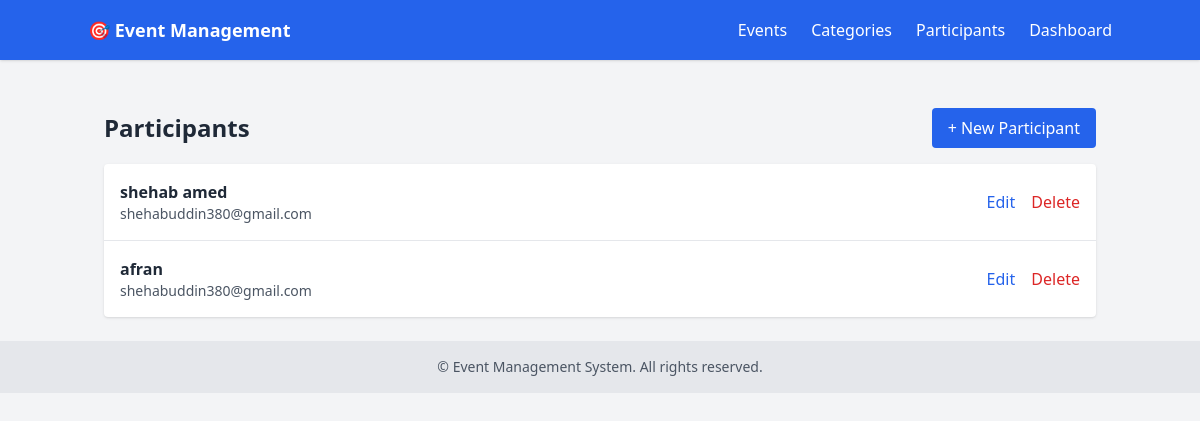
Page /participants/ on the committed database.
### tasks/models.py (models this page shows, shortened)
class Participant(models.Model):
    name = models.CharField(max_length=100)
    email = models.EmailField()
    events = models.ManyToManyField(Event, related_name='participants')

### tasks/views.py (the view)
# urls.py: path('participants/', views.participant_list, name='participant_list'),
def participant_list(request):
    participants = Participant.objects.all()
    return render(request, 'tasks/participant_list.html', {'participants': participants})

### tasks/templates/tasks/participant_list.html (shortened to what this page needs)
{% extends "tasks/base.html" %}
{% block content %}
<div class="flex justify-between items-center mb-4">
    <h1 class="text-2xl font-bold">Participants</h1>
    <a href="{% url 'participant_create' %}" class="bg-blue-600 text-white px-4 py-2 rounded hover:bg-blue-700">+ New Participant</a>
</div>
<ul class="bg-white rounded shadow divide-y">
    {% for participant in participants %}
    <li class="p-4 flex justify-between items-center">
        <div>
            <p class="font-semibold">{{ participant.name }}</p>
            <p class="text-sm text-gray-600">{{ participant.email }}</p>
        </div>
        <div class="space-x-3">
            <a href="{% url 'participant_edit' participant.pk %}" class="text-blue-600 hover:underline">Edit</a>
            <a href="{% url 'participant_delete' participant.pk %}" class="text-red-600 hover:underline">Delete</a>
        </div>
    </li>
    {% empty %}
    <li class="p-4 text-gray-500">No participants yet.</li>
    {% endfor %}
</ul>
{% endblock %}

### rows in the picture
Participant: name "shehab amed", email "shehabuddin380@gmail.com"
Participant: name "afran", email "shehabuddin380@gmail.com"
